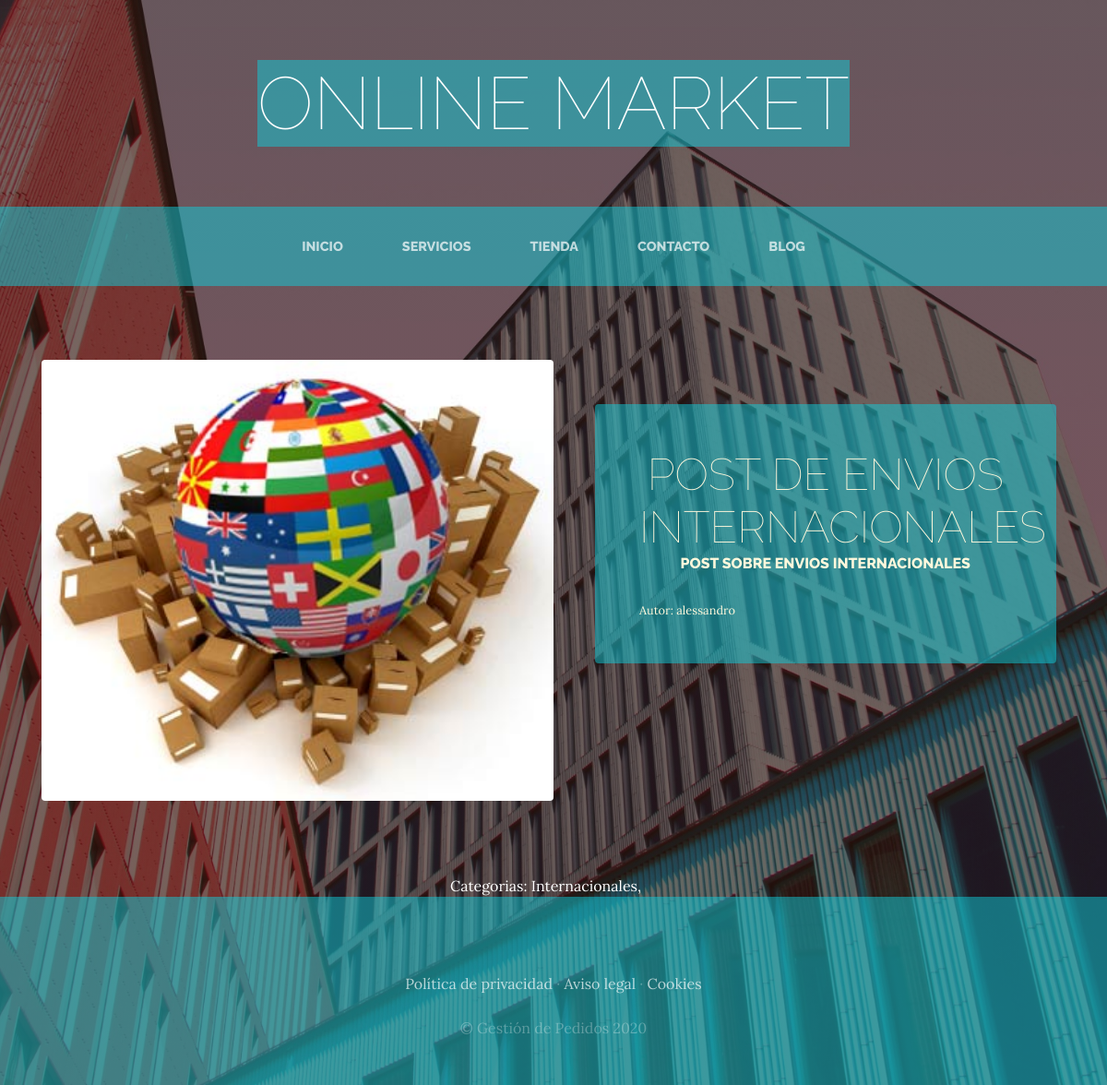
The app's page /blog/categoria/1/ with its own data.
### blog/models.py (models this page shows, shortened)
class Post(models.Model):
    titulo=models.CharField(max_length=50)
    contenido=models.CharField(max_length=50)
    imagen=models.ImageField(upload_to='blog', null=True, blank=True)
    autor=models.ForeignKey(User, on_delete=models.CASCADE)
    categorias=models.ManyToManyField(Categoria)
    created=models.DateTimeField(auto_now_add=True)
    updated=models.DateTimeField(auto_now_add=True)
    class Meta:
        verbose_name='post'
        verbose_name_plural='posts'

class Categoria(models.Model):
    nombre=models.CharField(max_length=50)
    created=models.DateTimeField(auto_now_add=True)
    updated=models.DateTimeField(auto_now_add=True)
    class Meta:
        verbose_name='categoria'
        verbose_name_plural='categorias'

### blog/views.py (the view)
# urls.py: path('categoria/<int:categoria_id>/',views.categoria, name="categoria")
def categoria(request, categoria_id):
    categoria=Categoria.objects.get(id=categoria_id)
    posts=Post.objects.filter(categorias=categoria)
    return render(request, "blog/categoria.html", {'categoria':categoria,"posts":posts})

### blog/templates/blog/categoria.html
{% extends "ProyectoWebApp/base.html" %}
{% load static %}
{% block content %}
   {% for post in posts %}
   <section class="page-section clearfix">
    <div class="container">
      <div class="intro">
        <img class="intro-img img-fluid mb-3 mb-lg-0 rounded" src="{{post.imagen.url}}" alt="" style="width: 50%;">
        <div class="intro-text left-0 text-center bg-faded p-5 rounded">
          <h2 class="section-heading mb-4" >
            <span class="section-heading-lower">{{post.titulo}}</span>
            <span class="section-heading-upper">{{post.contenido}}</span>
          </h2>
          <div style="text-align: left; font-size: 0.8em;">
        Autor: {{post.autor}}
        </div>
        </div>
      </div>
    </div>
  </section>
   {% endfor %}
<div style="width: 75%; margin: auto; text-align: center; color: white;">
Categorias:
{% for post in posts%}
{% for categoria in post.categorias.all %}
{{categoria.nombre}}, &nbsp;&nbsp;&nbsp;
{% endfor%}
{% endfor%}
</div>
{% endblock %}

### ProyectowebApp/static/ProyectoWebApp/css/gestion.css (style rules this page uses)
body { font-family: 'Lora'; background: linear-gradient(rgba(47, 23, 15, 0.65), rgba(47, 23, 15, 0.65)), url("../img/bg_main.jpg"); background-attachment: fixed; background-position: center; background-size: cover; }
h1, h2, h3, h4, h5, h6 { font-family: 'Raleway'; }
.page-section { margin-top: 5rem; margin-bottom: 5rem; }
.section-heading { text-transform: uppercase; }
.section-heading .section-heading-upper { display: block; font-size: 1rem; font-weight: 800; padding-bottom:.5rem; }
.section-heading .section-heading-lower { display: block; font-size: 3rem; font-weight: 100; }
.bg-faded { background-color: rgba(255, 255, 255, 0.85); }
.intro { position: relative; }
@media (min-width: 992px) { .intro .intro-img { width: 75%; float: left; } }
@media (min-width: 992px) { .intro .intro-text { left: 600; width: 60%; margin-top: 3rem; background-color: rgba(17, 204, 218, 0.5); color: cornsilk; position: absolute; } }
@media (min-width: 1200px) { .intro .intro-text { width: 45%; } }

### records on screen
Post: imagen (picture), titulo "POST DE ENVIOS INTERNACIONALES", contenido "POST SOBRE ENVIOS INTERNACIONALES", autor "alessandro"
Categoria: nombre "Internacionales"
